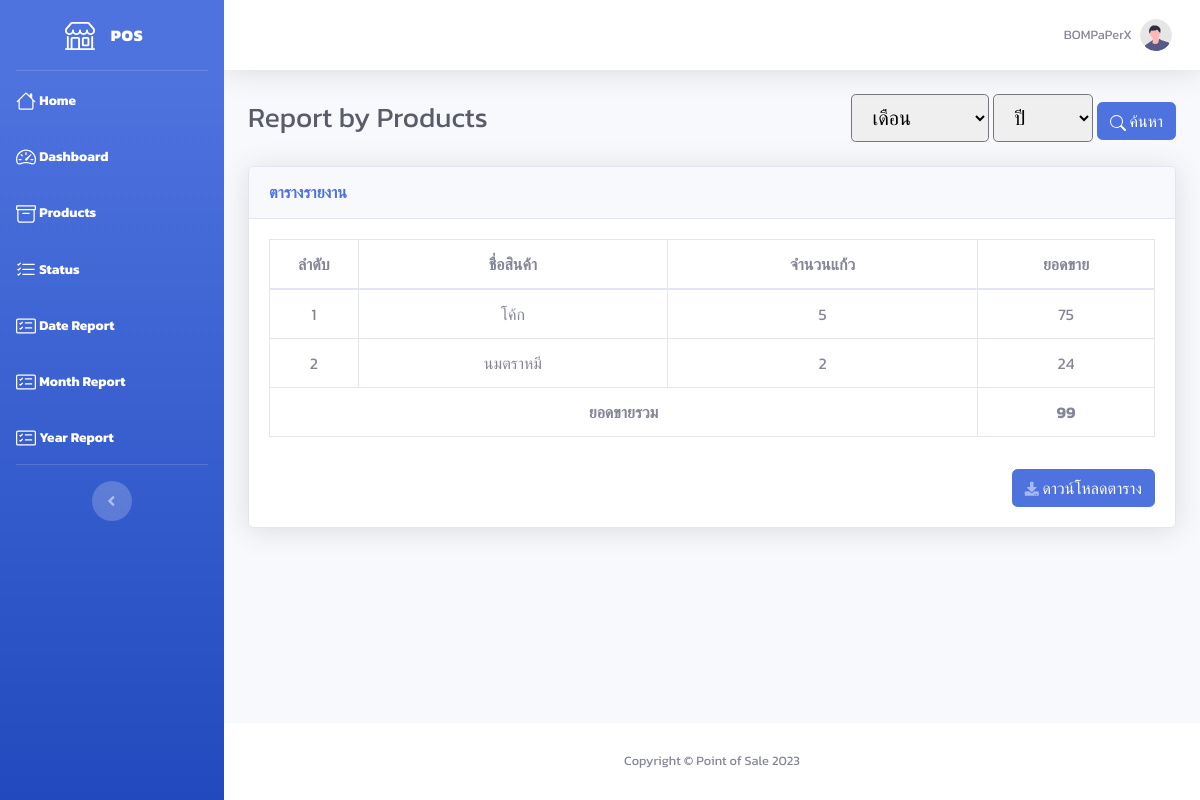
Page /report_product.php (signed in) on the earlier database version.
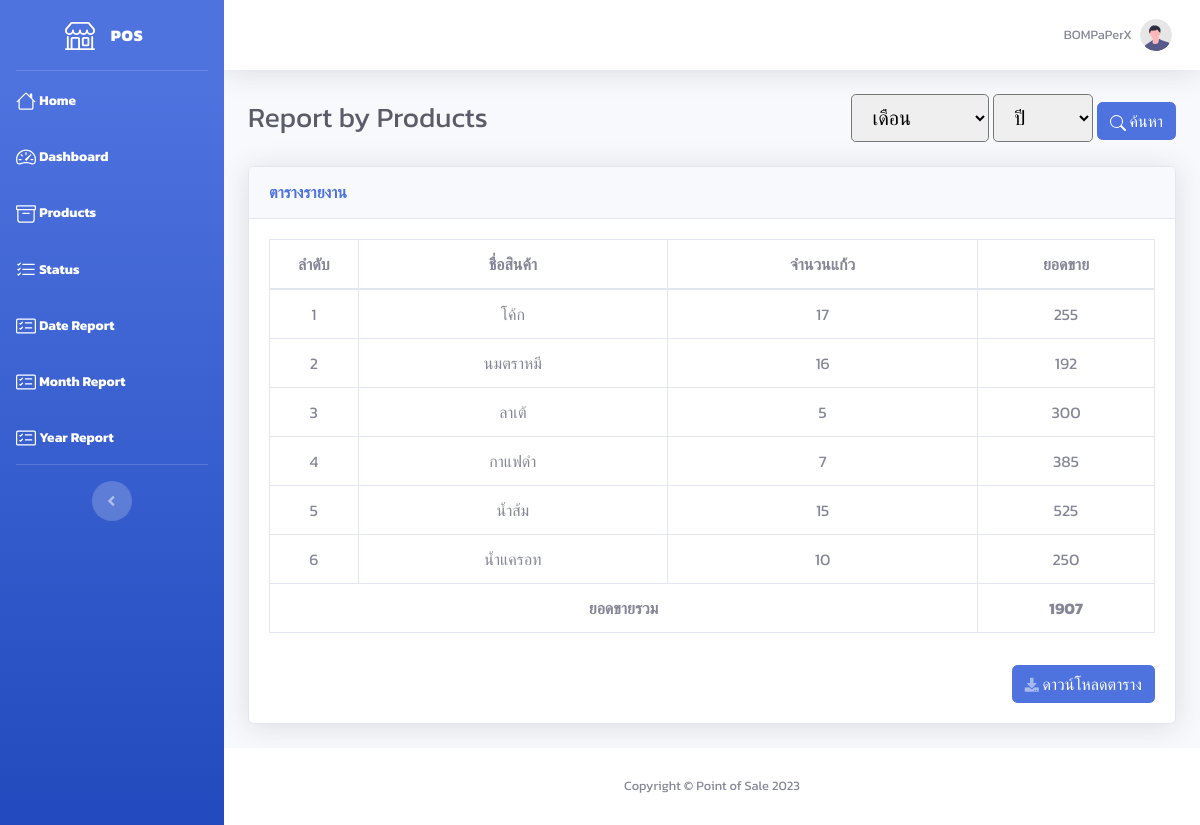
Same page on the later database version.
### tables this page shows
CREATE TABLE `product` (
  `product_id` int(10) NOT NULL,
  `type_id` int(10) NOT NULL,
  `user_id` int(10) NOT NULL,
  `name` varchar(255) NOT NULL,
  `description` text NOT NULL,
  `price` int(10) NOT NULL,
  `discount` int(10) NOT NULL,
  `img_path` text NOT NULL
);

### report_product.php (the view, shortened to what the changed rows need)
<!DOCTYPE html>
<html lang="en">
<?php
require 'include/connect.php';
include 'include/header.php';
$user_id = $_SESSION['user_id'];
$report_data = $connect->prepare("SELECT * FROM product INNER JOIN record ON product.product_id = record.product_id INNER JOIN payment ON record.no_receipt = payment.no_receipt WHERE user_id = '$user_id' GROUP BY product.product_id");
$report_data->execute();
$row_report = $report_data->fetchAll(PDO::FETCH_ASSOC);
?>
<body id="page-top">
    <div id="wrapper">
        <div id="content-wrapper" class="d-flex flex-column">
            <div id="content">
                <div class="container-fluid">
                    <div class="d-sm-flex align-items-center justify-content-between mb-4">
                        <h1 class="h3 mb-0 text-gray-800">Report by Products</h1>
                    </div>
                    <div class="card shadow mb-4">
                        <div class="card-body">
                            <div class="table-responsive">
                                <table class="table table-bordered" id="Table" width="100%" cellspacing="0">
                                    <thead>
                                        <tr>
                                            <th width="10%" class="text-center">ลำดับ</th>
                                            <th width="35%" class="text-center">ชื่อสินค้า</th>
                                            <th width="35%" class="text-center">จำนวนแก้ว</th>
                                            <th width="20%" class="text-center">ยอดขาย</th>
                                        </tr>
                                    </thead>
                                    <tbody>
                                        <?php
                                        $all_price = 0;
                                        $j = 1;
                                        foreach ($row_report as $row) {
                                            $price = $connect->prepare("SELECT net_price, quantity FROM record INNER JOIN payment ON record.no_receipt = payment.no_receipt WHERE product_id = '" . $row['product_id'] . "'");
                                            $price->execute();
                                            $row_price = $price->fetchAll(PDO::FETCH_ASSOC);
                                            $total_price = 0;
                                            $total_quantity = 0;
                                            foreach ($row_price as $rp) {
                                                $total_price += $rp['net_price'] * $rp['quantity'];
                                                $total_quantity += $rp['quantity'];
                                            }
                                            $all_price += $total_price;
                                        ?>
                                            <tr>
                                                <td class="text-center"><?= $j++ ?></td>
                                                <td class="text-center"><?= $row['name'] ?></td>
                                                <td class="text-center"><?= $total_quantity ?></td>
                                                <td class="text-center"><?= $total_price ?></td>
                                            </tr>
                                        <?php } ?>
                                    </tbody>
                                    <tfoot>
                                        <tr>
                                            <th colspan="3" class="text-center">ยอดขายรวม</th>
                                            <th class="text-center"><?= $all_price ?></th>
                                        </tr>
                                    </tfoot>
                                </table>
                            </div>
                        </div>
                    </div>
                </div>
            </div>
        </div>
    </div>
</body>
</html>

Differences in the rows shown:
computed for product "โค้ก": total_quantity "5" → "17"; total_price "75" → "255"
computed for product "นมตราหมี": total_quantity "2" → "16"; total_price "24" → "192"
now on this page (row unchanged): product: name "ลาเต้", total_quantity "5", total_price "300"
now on this page (row unchanged): product: name "กาแฟดำ", total_quantity "7", total_price "385"
added product: name "น้ำส้ม", total_quantity "15", total_price "525"
added product: name "น้ำแครอท", total_quantity "10", total_price "250"
Other differences:
$all_price: "99" → "1907"
